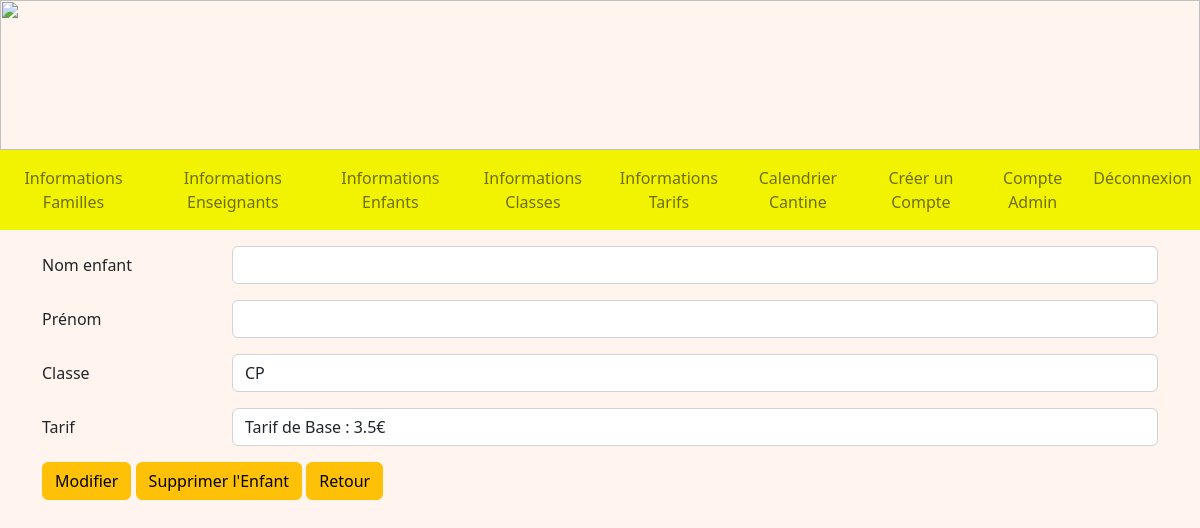
The page /detailsEnfant/5 (signed in) on the database as committed earlier.
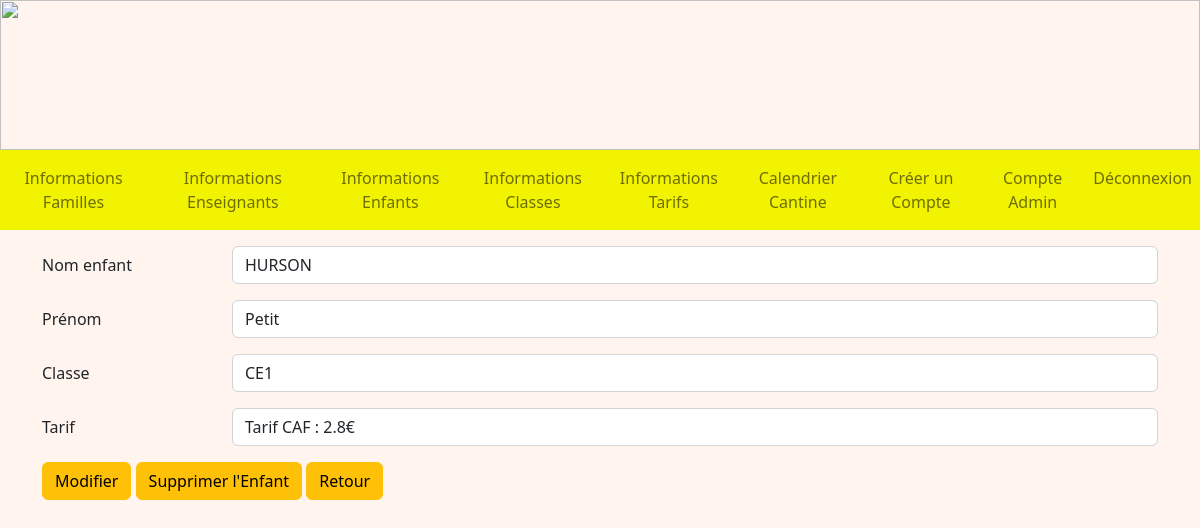
The same page on the database as committed later.
### tables this page shows
CREATE TABLE Enfant (
  code_enfant integer primary key autoincrement,
  nom_enfant TEXT NOT NULL,
  prenom_enfant TEXT NOT NULL,
  code_tarif integer NOT NULL,
  code_classe integer NOT NULL,
  code_representant integer NOT NULL,
  code_formule integer NOT NULL,
  FOREIGN KEY (code_tarif) REFERENCES Tarif(code_tarif),
  FOREIGN KEY (code_classe) REFERENCES Classe(code_classe),
  FOREIGN KEY (code_representant) REFERENCES Representant(code_representant)
  FOREIGN KEY (code_formule) REFERENCES Formule(code_formule)
);

### admin.py (the view, shortened to what this page needs)
@app.route('/detailsEnfant/<int:code_enf>', methods = ["POST", "GET"])
@login_required
def detailsEnfant(code_enf):
    db = get_db()
    cur = db.cursor()
    user = cur.execute("SELECT type_compte FROM Compte WHERE identifiant = ?", (flask_login.current_user.name, )).fetchone()
    if user[0] == 'Admin':
        tarifs = cur.execute("SELECT * FROM Tarif").fetchall()
        classes = cur.execute("SELECT * FROM Classe").fetchall()
        formules = cur.execute("SELECT * FROM Formule").fetchall()
        enfant = cur.execute("SELECT code_enfant, nom_enfant, prenom_enfant, code_tarif, code_classe, code_representant FROM Enfant WHERE code_enfant = ?", (code_enf,)).fetchone()
        return render_template('A_detailsEnfant.html', enfant = enfant, tarifs = tarifs, formules = formules, classes = classes)
    if user[0] == 'Enseignant':
        return redirect(url_for('accueilEnseignant'))
    return redirect(url_for('accueil'))

### main.py (called while the page is built)
@login_manager.user_loader
def load_user(user_id):
    db = get_db()
    cur = db.cursor()
    user = cur.execute('SELECT identifiant, mot_de_passe FROM Compte WHERE identifiant=?', (user_id, )).fetchone()
    return User(user[0], user[1])

def get_db():
    if 'db' not in g:
        g.db = sqlite3.connect(DATABASE)
    return g.db

@app.teardown_appcontext
def close_connection(exception):
    db = g.pop('db', None)
    if db is not None:
        db.close()

### templates/A_detailsEnfant.html (shortened to what this page needs)
<!DOCTYPE html>
<html>
<head>
    {% extends "A_layout.html" %}
    {% block content %}
    <div class="container mt-3">
        <form method="POST">
            <div class="row mb-3">
                <label for="surname" class="col-sm-2 col-form-label">Nom enfant</label>
                <div class="col-sm-10">
                    <input name="surname" type="name" class="form-control" id="surname" value="{{enfant[1]}}" required>
                </div>
            </div>
            <div class="row mb-3">
                <label for="name" class="col-sm-2 col-form-label">Prénom</label>
                <div class="col-sm-10">
                    <input name="name" type="name" class="form-control" id="name" value="{{enfant[2]}}" required>
                </div>
            </div>
            <div class="row mb-3">
                <label for="classe" class="col-sm-2  col-form-label">Classe</label>
                <div class="col-sm-10">
                    <select name="classe" class="form-control" id="classe">
                        {% for classe in classes %}
                        {% if enfant[4] == classe[0] %}
                        <option value="{{ classe[0] }}" selected>{{ classe[1] }}</option>
                        {% else %}
                        <option value="{{ classe[0] }}">{{ classe[1] }}</option>
                        {% endif %}
                        {% endfor %}
                    </select>
                </div>
            </div>
            <div class="row mb-3">
                <label for="tarif" class="col-sm-2  col-form-label">Tarif</label>
                <div class="col-sm-10">
                    <select name="tarif" class="form-control" id="tarif">
                        {% for tarif in tarifs %}
                        {% if enfant[3] == tarif[0] %}
                        <option value="{{ tarif[0] }}" selected>{{ tarif[1] }} : {{ tarif[2] }}€</option>
                        {% else %}
                        <option value="{{ tarif[0] }}">{{ tarif[1] }} : {{ tarif[2] }}€</option>
                        {% endif %}
                        {% endfor %}
                    </select>
                </div>
            </div>
            <button type="submit" class="btn btn-warning">Modifier</button>
            <a href="/suppressionE/{{ enfant[0] }}" class="btn btn-warning"
                onclick="if (confirm('Voulez-vous vraiment supprimer cet enfant ?')) commentDelete(1); return false">Supprimer l'Enfant</a>
            <a href="/detailsFamille/{{ enfant[5] }}" class="btn btn-warning">Retour</a>
        </form>
    </div>
    {% endblock %}

Rows that differ between the two databases and show on the page:
added Enfant: surname "HURSON", name "Petit"
Other text that changed with them:
form field classe: "CP" → "CE1"
form field tarif: "Tarif de Base : 3.5€" → "Tarif CAF : 2.8€"
